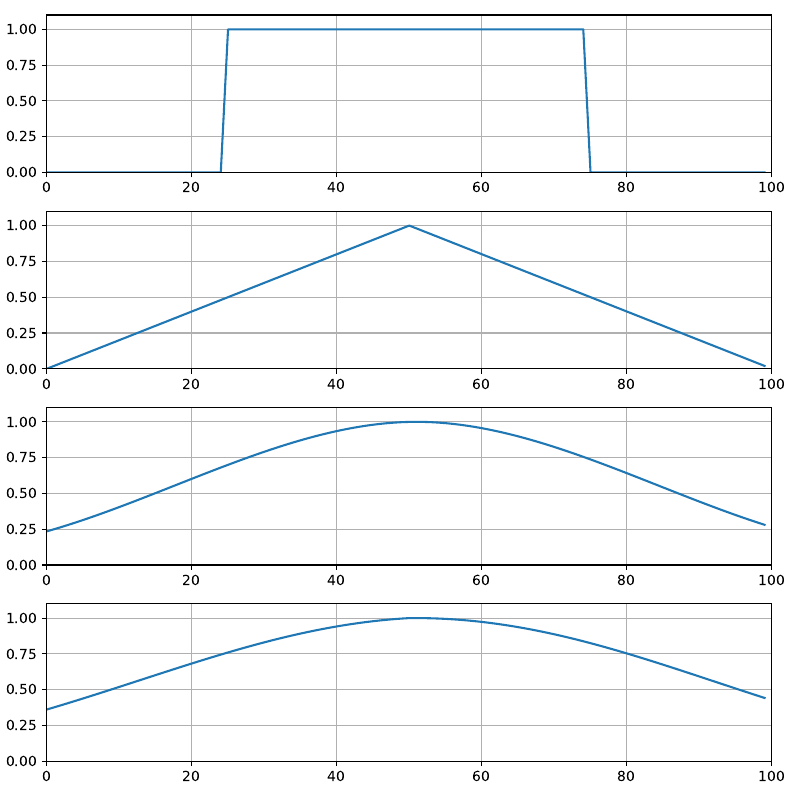

The script that saved this image:
import matplotlib.pyplot as plt
import numpy as np

N = 100
N_ITER = 4

x = np.zeros(N)
x[N // 4 : N // 4 + N // 2] = 1

xs = np.array([x])
x_curr = x

for _ in range(N_ITER - 1):
    convolved = np.convolve(x_curr, x_curr, mode="same")
    convolved /= np.max(convolved)

    xs = np.vstack([xs, convolved])
    x_curr = convolved


fig, ax = plt.subplots(N_ITER, 1, figsize=(8, 2 * N_ITER))

for idx, sig in enumerate(xs):
    ax[idx].plot(sig)
    ax[idx].grid()
    ax[idx].set_xlim(0, N)
    ax[idx].set_ylim(0, 1.1)

plt.tight_layout()
plt.savefig("src/06/02.pdf", format="pdf")
plt.show()
